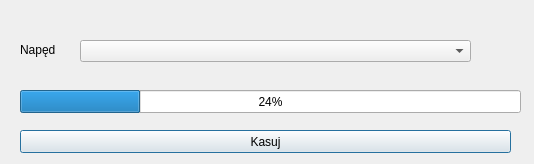
<?xml version="1.0" encoding="UTF-8"?>
<ui version="4.0">
 <class>EraseDiscDialog</class>
 <widget class="QDialog" name="EraseDiscDialog">
  <property name="geometry">
   <rect>
    <x>0</x>
    <y>0</y>
    <width>534</width>
    <height>164</height>
   </rect>
  </property>
  <property name="windowTitle">
   <string>Dialog</string>
  </property>
  <widget class="QComboBox" name="DriveSelect">
   <property name="geometry">
    <rect>
     <x>80</x>
     <y>40</y>
     <width>391</width>
     <height>22</height>
    </rect>
   </property>
  </widget>
  <widget class="QLabel" name="DriveLabel">
   <property name="geometry">
    <rect>
     <x>20</x>
     <y>40</y>
     <width>47</width>
     <height>20</height>
    </rect>
   </property>
   <property name="text">
    <string>Napęd</string>
   </property>
  </widget>
  <widget class="QProgressBar" name="EraseStatus">
   <property name="geometry">
    <rect>
     <x>20</x>
     <y>90</y>
     <width>501</width>
     <height>23</height>
    </rect>
   </property>
   <property name="value">
    <number>24</number>
   </property>
  </widget>
  <widget class="QPushButton" name="Erase">
   <property name="geometry">
    <rect>
     <x>20</x>
     <y>130</y>
     <width>491</width>
     <height>23</height>
    </rect>
   </property>
   <property name="text">
    <string>Kasuj</string>
   </property>
  </widget>
 </widget>
 <resources/>
 <connections/>
</ui>
